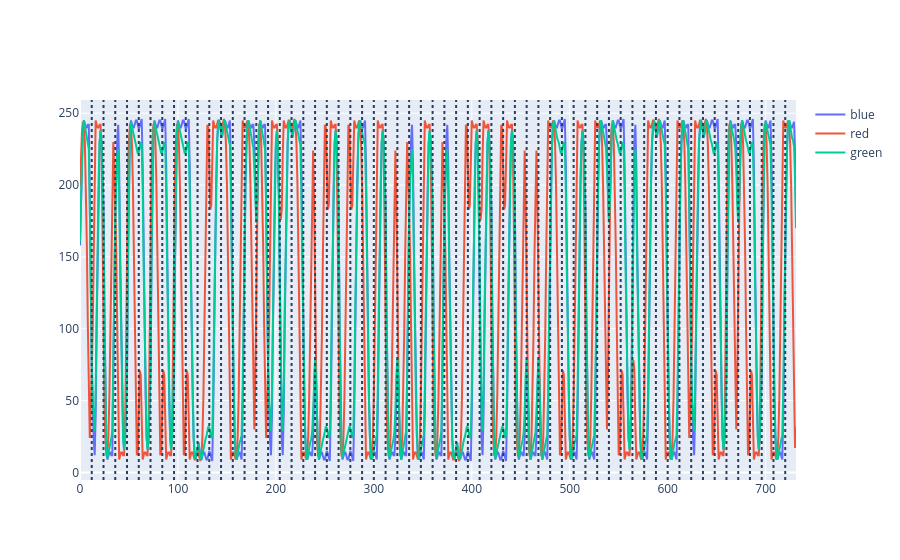

This figure's notebook cell:
### Code cell
# Plot our RGB colors
fig = go.Figure()

fig.add_scatter(
    x=np.linspace(0, blue.size, blue.size, endpoint=False), y=blue, name="blue"
)

fig.add_scatter(x=np.linspace(0, red.size, red.size, endpoint=False), y=red, name="red")

fig.add_scatter(
    x=np.linspace(0, green.size, green.size, endpoint=False), y=green, name="green"
)

# Add a dotted line between each symbol
for i in range(SAMPLES_PER_SYMBOL, red.size, SAMPLES_PER_SYMBOL):
    fig.add_vline(i, line=go.layout.shape.Line(dash="dot"))

fig.show()

### Figure 1 — Plotly figure (JSON) as saved in the notebook; plotly's stock layout.template omitted (floating-point values rounded to 4 significant figures; data arrays with more than 128 entries replaced by an {"elided": "..."} marker saying what was removed)
{"data": [{"name": "blue", "type": "scatter", "x": {"elided": "732 float values"}, "y": {"elided": "732 int values"}}, {"name": "red", "type": "scatter", "x": {"elided": "732 float values"}, "y": {"elided": "732 int values"}}, {"name": "green", "type": "scatter", "x": {"elided": "732 float values"}, "y": {"elided": "732 int values"}}], "layout": {"shapes": [{"line": {"dash": "dot"}, "type": "line", "x0": 12, "x1": 12, "xref": "x", "y0": 0, "y1": 1, "yref": "y domain"}, {"line": {"dash": "dot"}, "type": "line", "x0": 24, "x1": 24, "xref": "x", "y0": 0, "y1": 1, "yref": "y domain"}, {"line": {"dash": "dot"}, "type": "line", "x0": 36, "x1": 36, "xref": "x", "y0": 0, "y1": 1, "yref": "y domain"}, {"line": {"dash": "dot"}, "type": "line", "x0": 48, "x1": 48, "xref": "x", "y0": 0, "y1": 1, "yref": "y domain"}, {"line": {"dash": "dot"}, "type": "line", "x0": 60, "x1": 60, "xref": "x", "y0": 0, "y1": 1, "yref": "y domain"}, {"line": {"dash": "dot"}, "type": "line", "x0": 72, "x1": 72, "xref": "x", "y0": 0, "y1": 1, "yref": "y domain"}, {"line": {"dash": "dot"}, "type": "line", "x0": 84, "x1": 84, "xref": "x", "y0": 0, "y1": 1, "yref": "y domain"}, {"line": {"dash": "dot"}, "type": "line", "x0": 96, "x1": 96, "xref": "x", "y0": 0, "y1": 1, "yref": "y domain"}, {"line": {"dash": "dot"}, "type": "line", "x0": 108, "x1": 108, "xref": "x", "y0": 0, "y1": 1, "yref": "y domain"}, {"line": {"dash": "dot"}, "type": "line", "x0": 120, "x1": 120, "xref": "x", "y0": 0, "y1": 1, "yref": "y domain"}, {"line": {"dash": "dot"}, "type": "line", "x0": 132, "x1": 132, "xref": "x", "y0": 0, "y1": 1, "yref": "y domain"}, {"line": {"dash": "dot"}, "type": "line", "x0": 144, "x1": 144, "xref": "x", "y0": 0, "y1": 1, "yref": "y domain"}, {"line": {"dash": "dot"}, "type": "line", "x0": 156, "x1": 156, "xref": "x", "y0": 0, "y1": 1, "yref": "y domain"}, {"line": {"dash": "dot"}, "type": "line", "x0": 168, "x1": 168, "xref": "x", "y0": 0, "y1": 1, "yref": "y domain"}, {"line": {"dash": "dot"}, "type": "line", "x0": 180, "x1": 180, "xref": "x", "y0": 0, "y1": 1, "yref": "y domain"}, {"line": {"dash": "dot"}, "type": "line", "x0": 192, "x1": 192, "xref": "x", "y0": 0, "y1": 1, "yref": "y domain"}, {"line": {"dash": "dot"}, "type": "line", "x0": 204, "x1": 204, "xref": "x", "y0": 0, "y1": 1, "yref": "y domain"}, {"line": {"dash": "dot"}, "type": "line", "x0": 216, "x1": 216, "xref": "x", "y0": 0, "y1": 1, "yref": "y domain"}, {"line": {"dash": "dot"}, "type": "line", "x0": 228, "x1": 228, "xref": "x", "y0": 0, "y1": 1, "yref": "y domain"}, {"line": {"dash": "dot"}, "type": "line", "x0": 240, "x1": 240, "xref": "x", "y0": 0, "y1": 1, "yref": "y domain"}, {"line": {"dash": "dot"}, "type": "line", "x0": 252, "x1": 252, "xref": "x", "y0": 0, "y1": 1, "yref": "y domain"}, {"line": {"dash": "dot"}, "type": "line", "x0": 264, "x1": 264, "xref": "x", "y0": 0, "y1": 1, "yref": "y domain"}, {"line": {"dash": "dot"}, "type": "line", "x0": 276, "x1": 276, "xref": "x", "y0": 0, "y1": 1, "yref": "y domain"}, {"line": {"dash": "dot"}, "type": "line", "x0": 288, "x1": 288, "xref": "x", "y0": 0, "y1": 1, "yref": "y domain"}, {"line": {"dash": "dot"}, "type": "line", "x0": 300, "x1": 300, "xref": "x", "y0": 0, "y1": 1, "yref": "y domain"}, {"line": {"dash": "dot"}, "type": "line", "x0": 312, "x1": 312, "xref": "x", "y0": 0, "y1": 1, "yref": "y domain"}, {"line": {"dash": "dot"}, "type": "line", "x0": 324, "x1": 324, "xref": "x", "y0": 0, "y1": 1, "yref": "y domain"}, {"line": {"dash": "dot"}, "type": "line", "x0": 336, "x1": 336, "xref": "x", "y0": 0, "y1": 1, "yref": "y domain"}, {"line": {"dash": "dot"}, "type": "line", "x0": 348, "x1": 348, "xref": "x", "y0": 0, "y1": 1, "yref": "y domain"}, {"line": {"dash": "dot"}, "type": "line", "x0": 360, "x1": 360, "xref": "x", "y0": 0, "y1": 1, "yref": "y domain"}, {"line": {"dash": "dot"}, "type": "line", "x0": 372, "x1": 372, "xref": "x", "y0": 0, "y1": 1, "yref": "y domain"}, {"line": {"dash": "dot"}, "type": "line", "x0": 384, "x1": 384, "xref": "x", "y0": 0, "y1": 1, "yref": "y domain"}, {"line": {"dash": "dot"}, "type": "line", "x0": 396, "x1": 396, "xref": "x", "y0": 0, "y1": 1, "yref": "y domain"}, {"line": {"dash": "dot"}, "type": "line", "x0": 408, "x1": 408, "xref": "x", "y0": 0, "y1": 1, "yref": "y domain"}, {"line": {"dash": "dot"}, "type": "line", "x0": 420, "x1": 420, "xref": "x", "y0": 0, "y1": 1, "yref": "y domain"}, {"line": {"dash": "dot"}, "type": "line", "x0": 432, "x1": 432, "xref": "x", "y0": 0, "y1": 1, "yref": "y domain"}, {"line": {"dash": "dot"}, "type": "line", "x0": 444, "x1": 444, "xref": "x", "y0": 0, "y1": 1, "yref": "y domain"}, {"line": {"dash": "dot"}, "type": "line", "x0": 456, "x1": 456, "xref": "x", "y0": 0, "y1": 1, "yref": "y domain"}, {"line": {"dash": "dot"}, "type": "line", "x0": 468, "x1": 468, "xref": "x", "y0": 0, "y1": 1, "yref": "y domain"}, {"line": {"dash": "dot"}, "type": "line", "x0": 480, "x1": 480, "xref": "x", "y0": 0, "y1": 1, "yref": "y domain"}, {"line": {"dash": "dot"}, "type": "line", "x0": 492, "x1": 492, "xref": "x", "y0": 0, "y1": 1, "yref": "y domain"}, {"line": {"dash": "dot"}, "type": "line", "x0": 504, "x1": 504, "xref": "x", "y0": 0, "y1": 1, "yref": "y domain"}, {"line": {"dash": "dot"}, "type": "line", "x0": 516, "x1": 516, "xref": "x", "y0": 0, "y1": 1, "yref": "y domain"}, {"line": {"dash": "dot"}, "type": "line", "x0": 528, "x1": 528, "xref": "x", "y0": 0, "y1": 1, "yref": "y domain"}, {"line": {"dash": "dot"}, "type": "line", "x0": 540, "x1": 540, "xref": "x", "y0": 0, "y1": 1, "yref": "y domain"}, {"line": {"dash": "dot"}, "type": "line", "x0": 552, "x1": 552, "xref": "x", "y0": 0, "y1": 1, "yref": "y domain"}, {"line": {"dash": "dot"}, "type": "line", "x0": 564, "x1": 564, "xref": "x", "y0": 0, "y1": 1, "yref": "y domain"}, {"line": {"dash": "dot"}, "type": "line", "x0": 576, "x1": 576, "xref": "x", "y0": 0, "y1": 1, "yref": "y domain"}, {"line": {"dash": "dot"}, "type": "line", "x0": 588, "x1": 588, "xref": "x", "y0": 0, "y1": 1, "yref": "y domain"}, {"line": {"dash": "dot"}, "type": "line", "x0": 600, "x1": 600, "xref": "x", "y0": 0, "y1": 1, "yref": "y domain"}, {"line": {"dash": "dot"}, "type": "line", "x0": 612, "x1": 612, "xref": "x", "y0": 0, "y1": 1, "yref": "y domain"}, {"line": {"dash": "dot"}, "type": "line", "x0": 624, "x1": 624, "xref": "x", "y0": 0, "y1": 1, "yref": "y domain"}, {"line": {"dash": "dot"}, "type": "line", "x0": 636, "x1": 636, "xref": "x", "y0": 0, "y1": 1, "yref": "y domain"}, {"line": {"dash": "dot"}, "type": "line", "x0": 648, "x1": 648, "xref": "x", "y0": 0, "y1": 1, "yref": "y domain"}, {"line": {"dash": "dot"}, "type": "line", "x0": 660, "x1": 660, "xref": "x", "y0": 0, "y1": 1, "yref": "y domain"}, {"line": {"dash": "dot"}, "type": "line", "x0": 672, "x1": 672, "xref": "x", "y0": 0, "y1": 1, "yref": "y domain"}, {"line": {"dash": "dot"}, "type": "line", "x0": 684, "x1": 684, "xref": "x", "y0": 0, "y1": 1, "yref": "y domain"}, {"line": {"dash": "dot"}, "type": "line", "x0": 696, "x1": 696, "xref": "x", "y0": 0, "y1": 1, "yref": "y domain"}, {"line": {"dash": "dot"}, "type": "line", "x0": 708, "x1": 708, "xref": "x", "y0": 0, "y1": 1, "yref": "y domain"}, {"line": {"dash": "dot"}, "type": "line", "x0": 720, "x1": 720, "xref": "x", "y0": 0, "y1": 1, "yref": "y domain"}]}}
